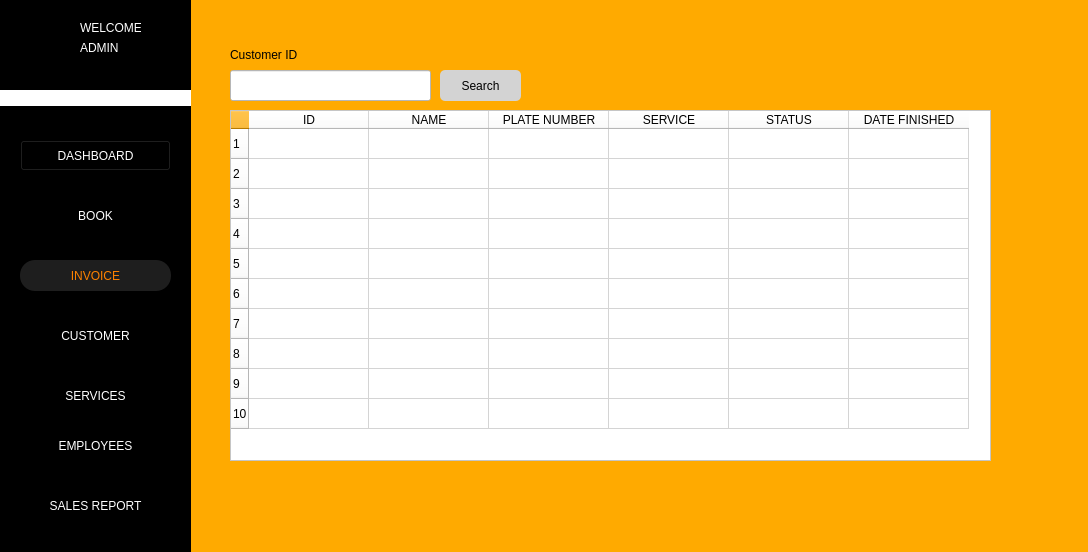
<?xml version="1.0" encoding="UTF-8"?>
<ui version="4.0">
 <class>InvoiceWindow</class>
 <widget class="QWidget" name="InvoiceWindow">
  <property name="geometry">
   <rect>
    <x>0</x>
    <y>0</y>
    <width>1088</width>
    <height>552</height>
   </rect>
  </property>
  <property name="windowTitle">
   <string>Form</string>
  </property>
  <property name="styleSheet">
   <string notr="true">background-color: rgb(255, 170, 0);</string>
  </property>
  <widget class="QLineEdit" name="txt_cusname_invoice">
   <property name="geometry">
    <rect>
     <x>230</x>
     <y>70</y>
     <width>201</width>
     <height>31</height>
    </rect>
   </property>
   <property name="styleSheet">
    <string notr="true">background-color: rgb(255, 255, 255);</string>
   </property>
  </widget>
  <widget class="QLabel" name="label_14">
   <property name="geometry">
    <rect>
     <x>230</x>
     <y>39</y>
     <width>181</width>
     <height>31</height>
    </rect>
   </property>
   <property name="styleSheet">
    <string notr="true"/>
   </property>
   <property name="text">
    <string>Customer ID</string>
   </property>
  </widget>
  <widget class="QPushButton" name="search_btn">
   <property name="geometry">
    <rect>
     <x>440</x>
     <y>70</y>
     <width>81</width>
     <height>31</height>
    </rect>
   </property>
   <property name="styleSheet">
    <string notr="true">color: black;
background-color: lightgrey;
border-radius: 5px;
</string>
   </property>
   <property name="text">
    <string>Search</string>
   </property>
   <property name="icon">
    <iconset>
     <normaloff>img/plus-button.png</normaloff>img/plus-button.png</iconset>
   </property>
  </widget>
  <widget class="QTableWidget" name="tbl_invoice">
   <property name="geometry">
    <rect>
     <x>230</x>
     <y>110</y>
     <width>761</width>
     <height>351</height>
    </rect>
   </property>
   <property name="autoFillBackground">
    <bool>false</bool>
   </property>
   <property name="styleSheet">
    <string notr="true">background-color: white</string>
   </property>
   <property name="editTriggers">
    <set>QAbstractItemView::NoEditTriggers</set>
   </property>
   <property name="rowCount">
    <number>10</number>
   </property>
   <attribute name="horizontalHeaderDefaultSectionSize">
    <number>120</number>
   </attribute>
   <row/>
   <row/>
   <row/>
   <row/>
   <row/>
   <row/>
   <row/>
   <row/>
   <row/>
   <row/>
   <column>
    <property name="text">
     <string>ID</string>
    </property>
   </column>
   <column>
    <property name="text">
     <string>NAME</string>
    </property>
   </column>
   <column>
    <property name="text">
     <string>PLATE NUMBER</string>
    </property>
   </column>
   <column>
    <property name="text">
     <string>SERVICE</string>
    </property>
   </column>
   <column>
    <property name="text">
     <string>STATUS</string>
    </property>
   </column>
   <column>
    <property name="text">
     <string>DATE FINISHED</string>
    </property>
   </column>
  </widget>
  <widget class="QLabel" name="label_2">
   <property name="geometry">
    <rect>
     <x>0</x>
     <y>90</y>
     <width>191</width>
     <height>16</height>
    </rect>
   </property>
   <property name="styleSheet">
    <string notr="true">background-color: rgb(255, 255, 255);</string>
   </property>
   <property name="text">
    <string/>
   </property>
  </widget>
  <widget class="QPushButton" name="btn_customer">
   <property name="geometry">
    <rect>
     <x>20</x>
     <y>320</y>
     <width>151</width>
     <height>31</height>
    </rect>
   </property>
   <property name="styleSheet">
    <string notr="true">border-style: none;
color: #fff;
color: rgb(255, 255, 255);
background-color: rgb(0, 0, 0);
</string>
   </property>
   <property name="text">
    <string>CUSTOMER</string>
   </property>
  </widget>
  <widget class="QPushButton" name="btn_salesrep">
   <property name="geometry">
    <rect>
     <x>10</x>
     <y>490</y>
     <width>171</width>
     <height>31</height>
    </rect>
   </property>
   <property name="styleSheet">
    <string notr="true">border-style: none;
color: #fff;

color: rgb(255, 255, 255);
background-color: rgb(0, 0, 0);</string>
   </property>
   <property name="text">
    <string>SALES REPORT</string>
   </property>
  </widget>
  <widget class="QPushButton" name="btn_dashboard">
   <property name="geometry">
    <rect>
     <x>20</x>
     <y>140</y>
     <width>151</width>
     <height>31</height>
    </rect>
   </property>
   <property name="styleSheet">
    <string notr="true">color: rgb(255, 255, 255);
background-color: rgb(0, 0, 0);
</string>
   </property>
   <property name="text">
    <string>DASHBOARD</string>
   </property>
  </widget>
  <widget class="QLabel" name="txt_admin_name">
   <property name="geometry">
    <rect>
     <x>80</x>
     <y>40</y>
     <width>91</width>
     <height>16</height>
    </rect>
   </property>
   <property name="styleSheet">
    <string notr="true">color: rgb(255, 255, 255);
background-color: rgb(0, 0, 0);
</string>
   </property>
   <property name="text">
    <string>ADMIN</string>
   </property>
  </widget>
  <widget class="QPushButton" name="btn_employees">
   <property name="geometry">
    <rect>
     <x>10</x>
     <y>430</y>
     <width>171</width>
     <height>31</height>
    </rect>
   </property>
   <property name="styleSheet">
    <string notr="true">border-style: none;
color: #fff;

color: rgb(255, 255, 255);
background-color: rgb(0, 0, 0);</string>
   </property>
   <property name="text">
    <string>EMPLOYEES</string>
   </property>
  </widget>
  <widget class="QLabel" name="label_33">
   <property name="geometry">
    <rect>
     <x>20</x>
     <y>20</y>
     <width>41</width>
     <height>41</height>
    </rect>
   </property>
   <property name="styleSheet">
    <string notr="true">border-style: none;
background-color: black;
</string>
   </property>
   <property name="text">
    <string/>
   </property>
   <property name="pixmap">
    <pixmap>../../img/ARMS_LGO(1).png</pixmap>
   </property>
   <property name="scaledContents">
    <bool>true</bool>
   </property>
  </widget>
  <widget class="QPushButton" name="btn_invoice">
   <property name="geometry">
    <rect>
     <x>20</x>
     <y>260</y>
     <width>151</width>
     <height>31</height>
    </rect>
   </property>
   <property name="styleSheet">
    <string notr="true">border-style: none;
color: #FC8100;
border-radius: 15px;
background-color: #1E1E1E;
</string>
   </property>
   <property name="text">
    <string>INVOICE</string>
   </property>
  </widget>
  <widget class="QPushButton" name="btn_books">
   <property name="geometry">
    <rect>
     <x>20</x>
     <y>200</y>
     <width>151</width>
     <height>31</height>
    </rect>
   </property>
   <property name="styleSheet">
    <string notr="true">border-style: none;
color: #fff;
color: rgb(255, 255, 255);
background-color: rgb(0, 0, 0);
</string>
   </property>
   <property name="text">
    <string>BOOK</string>
   </property>
  </widget>
  <widget class="QPushButton" name="btn_settings">
   <property name="geometry">
    <rect>
     <x>10</x>
     <y>520</y>
     <width>31</width>
     <height>24</height>
    </rect>
   </property>
   <property name="styleSheet">
    <string notr="true">border-style: none;
background-color: rgb(0, 0, 0);</string>
   </property>
   <property name="text">
    <string/>
   </property>
   <property name="icon">
    <iconset>
     <normaloff>../../img/settingsIM.png</normaloff>../../img/settingsIM.png</iconset>
   </property>
   <property name="iconSize">
    <size>
     <width>20</width>
     <height>20</height>
    </size>
   </property>
  </widget>
  <widget class="QLabel" name="label_13">
   <property name="geometry">
    <rect>
     <x>80</x>
     <y>20</y>
     <width>61</width>
     <height>16</height>
    </rect>
   </property>
   <property name="styleSheet">
    <string notr="true">color: rgb(255, 255, 255);
background-color: rgb(0, 0, 0);</string>
   </property>
   <property name="text">
    <string>WELCOME</string>
   </property>
  </widget>
  <widget class="QLabel" name="label">
   <property name="geometry">
    <rect>
     <x>0</x>
     <y>0</y>
     <width>191</width>
     <height>621</height>
    </rect>
   </property>
   <property name="styleSheet">
    <string notr="true">background-color: rgb(0, 0, 0);</string>
   </property>
   <property name="text">
    <string/>
   </property>
  </widget>
  <widget class="QPushButton" name="btn_services">
   <property name="geometry">
    <rect>
     <x>10</x>
     <y>380</y>
     <width>171</width>
     <height>31</height>
    </rect>
   </property>
   <property name="styleSheet">
    <string notr="true">border-style: none;
color: #fff;
color: rgb(255, 255, 255);
background-color: rgb(0, 0, 0);
</string>
   </property>
   <property name="text">
    <string>SERVICES</string>
   </property>
  </widget>
  <zorder>label</zorder>
  <zorder>txt_cusname_invoice</zorder>
  <zorder>label_14</zorder>
  <zorder>search_btn</zorder>
  <zorder>tbl_invoice</zorder>
  <zorder>label_2</zorder>
  <zorder>btn_customer</zorder>
  <zorder>btn_salesrep</zorder>
  <zorder>btn_dashboard</zorder>
  <zorder>txt_admin_name</zorder>
  <zorder>btn_employees</zorder>
  <zorder>label_33</zorder>
  <zorder>btn_invoice</zorder>
  <zorder>btn_books</zorder>
  <zorder>btn_settings</zorder>
  <zorder>label_13</zorder>
  <zorder>btn_services</zorder>
 </widget>
 <resources/>
 <connections/>
</ui>
